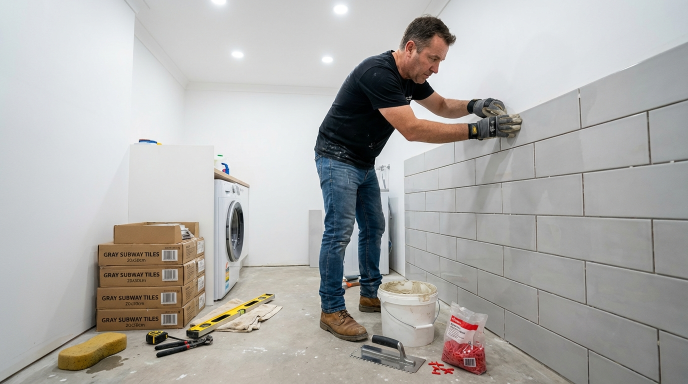
#> input picture assets/images/services/csempezes.jpg, 1376 x 768 px (shown at 1/2 size); its folder holds only this picture in this run
$ python optimize-images.py ../assets/images/services/csempezes.jpg
#> lines starting #> are read from the running program, lines starting #| are printed output that depends on the picture
#!/usr/bin/env python3
"""
Image Optimization Script for Claude Local Business Workflow

This script automatically:
- Resizes images to multiple sizes for srcset
- Converts images to WebP format
- Creates optimized JPG/PNG fallbacks
- Generates favicons from logo
- Maintains proper aspect ratios

Usage:
    # Batch process all images in originals/
    python scripts/optimize-images.py

    # Optimize single image
    python scripts/optimize-images.py path/to/image.jpg

    # Optimize single image with specific type
    python scripts/optimize-images.py path/to/image.jpg --type services

Requirements:
    pip install Pillow

Input:  assets/images/originals/
Output: assets/images/ (optimized versions)
"""

import os
import sys
import argparse
from pathlib import Path

try:
    from PIL import Image
except ImportError:
    print("Error: Pillow is required. Install with: pip install Pillow")
    sys.exit(1)


# Configuration
CONFIG = {
    'input_dir': 'assets/images/originals',
    'output_dir': 'assets/images',

    # Image type configurations
    'types': {
        'hero': {
            'sizes': [400, 800, 1200, 1600, 2000],
            'aspect_ratio': (7, 3),  # 1400x600 approx
            'quality_webp': 80,
            'quality_jpg': 85,
            'format': 'both',  # webp + jpg
        },
        'services': {
            'sizes': [300, 400, 600, 800],
            'aspect_ratio': (3, 2),  # 600x400
            'quality_webp': 80,
            'quality_jpg': 85,
            'format': 'both',
        },
        'team': {
            'sizes': [150, 200, 300, 400],
            'aspect_ratio': (1, 1),  # Square
            'quality_webp': 85,
            'quality_jpg': 90,
            'format': 'both',
        },
        'logo': {
            'sizes': [100, 150, 200, 300],
            'aspect_ratio': None,  # Keep original
            'quality_webp': 90,
            'quality_png': 95,
            'format': 'webp+png',  # Keep PNG for transparency
        },
        'favicon': {
            'sizes': [16, 32, 48, 64, 128, 180, 192, 512],
            'aspect_ratio': (1, 1),  # Square
            'quality_png': 100,
            'format': 'png',  # PNG only for favicons
            'special_outputs': {
                16: 'favicon-16x16.png',
                32: 'favicon-32x32.png',
                180: 'apple-touch-icon.png',
                192: 'android-chrome-192x192.png',
                512: 'android-chrome-512x512.png',
            }
        },
        'og': {
            'sizes': [1200],  # Fixed for social media
            'aspect_ratio': (1200, 630),
            'quality_webp': 85,
            'quality_jpg': 90,
            'format': 'jpg',  # JPG only for OG (wider support)
        },
    }
}


def get_image_type(filename):
    """Determine image type from filename or path."""
    name = filename.lower()
    path_lower = str(filename).lower()

    if 'favicon' in name or 'icon' in name:
        return 'favicon'
    elif 'hero' in name:
        return 'hero'
    elif 'team' in path_lower or 'person' in name:
        return 'team'
    elif 'logo' in name:
        return 'logo'
    elif 'og-' in name or 'og_' in name or 'og.' in name:
        return 'og'
    elif 'services' in path_lower or 'szolg' in path_lower:
        return 'services'
    else:
        return 'services'  # Default


def crop_to_aspect(img, aspect_ratio):
    """Crop image to target aspect ratio from center."""
    if aspect_ratio is None:
        return img

    target_w, target_h = aspect_ratio
    target_ratio = target_w / target_h

    orig_w, orig_h = img.size
    orig_ratio = orig_w / orig_h

    if orig_ratio > target_ratio:
        # Image is wider, crop sides
        new_w = int(orig_h * target_ratio)
        left = (orig_w - new_w) // 2
        img = img.crop((left, 0, left + new_w, orig_h))
    elif orig_ratio < target_ratio:
        # Image is taller, crop top/bottom
        new_h = int(orig_w / target_ratio)
        top = (orig_h - new_h) // 2
        img = img.crop((0, top, orig_w, top + new_h))

    return img


def resize_image(img, width, height=None):
    """Resize image to width (and optional height) while maintaining aspect ratio."""
    if height:
        return img.resize((width, height), Image.Resampling.LANCZOS)

    orig_w, orig_h = img.size
    ratio = width / orig_w
    new_h = int(orig_h * ratio)
    return img.resize((width, new_h), Image.Resampling.LANCZOS)


# [17 lines left out: function convert_to_rgb, not called in this run]


def optimize_image(input_path, output_dir, img_type_config, img_type='services'):
    """Process a single image into multiple optimized versions."""
    filename = os.path.basename(input_path)
    name, ext = os.path.splitext(filename)

    print(f"  Processing: {filename}")

    # Open image
    try:
        img = Image.open(input_path)
        original_mode = img.mode
    except Exception as e:
        print(f"    Error opening image: {e}")
        return []

    # Crop to aspect ratio (before any conversion)
    img = crop_to_aspect(img, img_type_config.get('aspect_ratio'))

    generated_files = []
    output_format = img_type_config.get('format', 'both')
    special_outputs = img_type_config.get('special_outputs', {})

    for width in img_type_config['sizes']:
        # Skip if original is smaller
        if width > img.size[0]:
            continue

        # For square favicon sizes, use same width and height
        if img_type == 'favicon':
            resized = resize_image(img, width, width)
        else:
            resized = resize_image(img, width)

        # Check for special output filename (favicons)
        if width in special_outputs:
            special_name = special_outputs[width]
            special_path = os.path.join(output_dir, special_name)

            # Favicons need RGBA for transparency support
            if resized.mode != 'RGBA' and original_mode == 'RGBA':
                resized = img.resize((width, width), Image.Resampling.LANCZOS)

            resized.save(special_path, 'PNG', optimize=True)
            generated_files.append(special_path)
            print(f"    → {special_name}")
            continue

        # Save in requested formats
        if output_format in ('both', 'webp', 'webp+png'):
            # Convert to RGB for WebP
            rgb_img = convert_to_rgb(resized) if resized.mode != 'RGB' else resized
            webp_filename = f"{name}-{width}w.webp"
            webp_path = os.path.join(output_dir, webp_filename)
            rgb_img.save(webp_path, 'WEBP', quality=img_type_config.get('quality_webp', 85))
            generated_files.append(webp_path)

        if output_format in ('both', 'jpg'):
            rgb_img = convert_to_rgb(resized) if resized.mode != 'RGB' else resized
            jpg_filename = f"{name}-{width}w.jpg"
            jpg_path = os.path.join(output_dir, jpg_filename)
            rgb_img.save(jpg_path, 'JPEG', quality=img_type_config.get('quality_jpg', 85), optimize=True)
            generated_files.append(jpg_path)

        if output_format in ('png', 'webp+png'):
            png_filename = f"{name}-{width}w.png"
            png_path = os.path.join(output_dir, png_filename)
            resized.save(png_path, 'PNG', optimize=True)
            generated_files.append(png_path)

    # Also save default size (largest) without suffix for backwards compatibility
    valid_sizes = [s for s in img_type_config['sizes'] if s <= img.size[0]]
    if valid_sizes:
        default_size = max(valid_sizes)

        if img_type == 'favicon':
            default_resized = resize_image(img, default_size, default_size)
        else:
            default_resized = resize_image(img, default_size)

        if output_format in ('both', 'webp', 'webp+png'):
            rgb_img = convert_to_rgb(default_resized) if default_resized.mode != 'RGB' else default_resized
            webp_default = os.path.join(output_dir, f"{name}.webp")
            rgb_img.save(webp_default, 'WEBP', quality=img_type_config.get('quality_webp', 85))
            generated_files.append(webp_default)

        if output_format in ('both', 'jpg'):
            rgb_img = convert_to_rgb(default_resized) if default_resized.mode != 'RGB' else default_resized
            jpg_default = os.path.join(output_dir, f"{name}.jpg")
            rgb_img.save(jpg_default, 'JPEG', quality=img_type_config.get('quality_jpg', 85), optimize=True)
            generated_files.append(jpg_default)

        if output_format in ('png', 'webp+png'):
            png_default = os.path.join(output_dir, f"{name}.png")
            default_resized.save(png_default, 'PNG', optimize=True)
            generated_files.append(png_default)

    return generated_files


# [6 lines left out: function generate_favicon_from_logo, not called in this run]


def optimize_single_image(image_path, output_dir=None, image_type=None):
    """
    Optimize a single image file.

    Args:
        image_path: Path to the image file
        output_dir: Output directory (default: same as input or assets/images/)
        image_type: Force specific type (hero, services, team, logo, favicon, og)

    Returns:
        List of generated file paths
    """
    if not os.path.exists(image_path):
        print(f"Error: Image not found: {image_path}")
        return []

    # Determine output directory
    if output_dir is None:
        # Use assets/images/ + relative subdirectory
        if 'originals' in image_path:
            rel_path = os.path.relpath(os.path.dirname(image_path),
                                        image_path.split('originals')[0] + 'originals')
            base_output = image_path.split('originals')[0]
            output_dir = os.path.join(base_output, rel_path) if rel_path != '.' else base_output
        else:
            output_dir = os.path.dirname(image_path)

    os.makedirs(output_dir, exist_ok=True)

    # Determine image type
    if image_type is None:
        image_type = get_image_type(image_path)

    img_config = CONFIG['types'].get(image_type, CONFIG['types']['services'])

    print(f"[{image_type.upper()}]")
    generated = optimize_image(image_path, output_dir, img_config, image_type)
#> in optimize_image, img is the input picture: PIL image 1376x768 RGB; mean R, G, B 174.3, 172.9, 170.3
#> in crop_to_aspect, `img = img.crop((left, 0, left + new_w, orig_h))`:
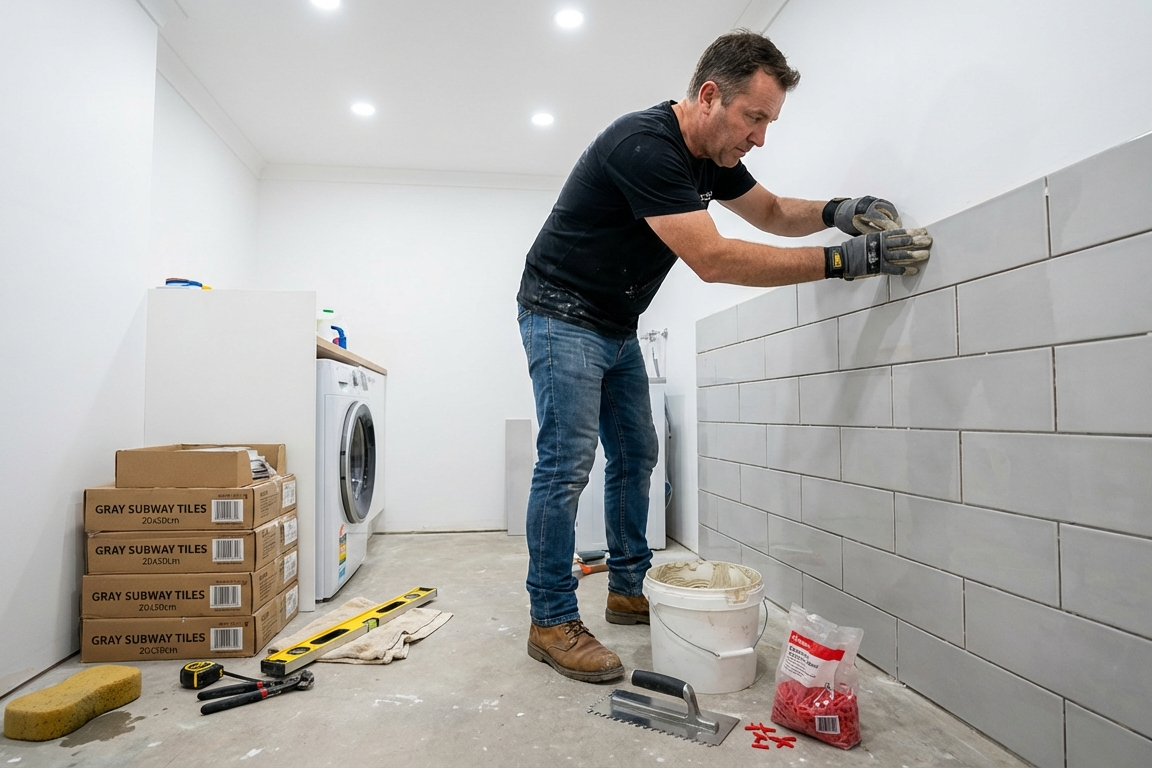
#> img: PIL image 1152x768 RGB; mean R, G, B 174.1, 171.9, 168.5
#> the loop in optimize_image, `for width in img_type_config['sizes']:` made 4 passes
#> pass 1, in optimize_image, `resized = resize_image(img, width)`:
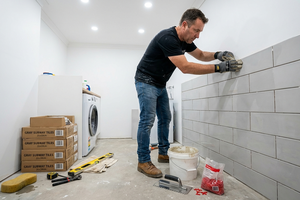
#> resized: PIL image 300x200 RGB; mean R, G, B 174.1, 171.9, 168.5
#> after the loop in optimize_image, `for width in img_type_config['sizes']:`: generated_files = 8 items
#> in optimize_image, `valid_sizes = [s for s in img_type_config['sizes'] if s <= img.size[0]]`: valid_sizes = [300, 400, 600, 800]
#> in optimize_image, `default_size = max(valid_sizes)`: default_size = 800

    # If it's a logo, also generate favicons
    if image_type == 'logo':
        favicon_files = generate_favicon_from_logo(image_path, output_dir)
        generated.extend(favicon_files)

    return generated


# [57 lines left out: function process_directory, not called in this run]


def main():
    """Main entry point."""
    parser = argparse.ArgumentParser(
        description='Optimize images for web with WebP, srcset, and favicon support'
    )
    parser.add_argument('image', nargs='?', help='Single image to optimize (optional)')
    parser.add_argument('--type', '-t', choices=['hero', 'services', 'team', 'logo', 'favicon', 'og'],
                        help='Force specific image type')
    parser.add_argument('--output', '-o', help='Output directory')

    args = parser.parse_args()

    print("=" * 50)
    print("Image Optimization Script")
    print("=" * 50 + "\n")

    # Get script directory and project root
    script_dir = os.path.dirname(os.path.abspath(__file__))
    project_root = os.path.dirname(script_dir)

    if args.image:
        # Single image mode
        image_path = args.image if os.path.isabs(args.image) else os.path.join(os.getcwd(), args.image)
        output_dir = args.output

        if output_dir and not os.path.isabs(output_dir):
            output_dir = os.path.join(os.getcwd(), output_dir)

        generated = optimize_single_image(image_path, output_dir, args.type)
#> in optimize_single_image, `generated = optimize_image(image_path, output_dir, img_config, image_t..`: generated = 10 items
#> generated = 10 items

        print(f"\n{'=' * 50}")
        print(f"Generated {len(generated)} optimized images")
#| Generated 10 optimized images
    else:
        # Batch mode
        input_dir = os.path.join(project_root, CONFIG['input_dir'])
        output_dir = os.path.join(project_root, CONFIG['output_dir'])

        print(f"Input:  {input_dir}")
        print(f"Output: {output_dir}\n")

        generated = process_directory(input_dir, output_dir)

        print(f"\n{'=' * 50}")
        print(f"Optimization complete!")
        print(f"Generated {len(generated)} optimized images")

        # Calculate size savings
        if generated:
            total_size = sum(os.path.getsize(f) for f in generated if os.path.exists(f))
            print(f"Total output size: {total_size / 1024 / 1024:.2f} MB")

    print("\nNext steps:")
    print("1. Check the generated images in assets/images/")
    print("2. The templates will automatically use the optimized versions")


if __name__ == '__main__':
    main()


# ============================================
# Module API for build process integration
# ============================================

# [90 lines left out: functions optimize_for_build, optimize_service_image, not called in this run]

$ run again, on kirby-github-setup/microsite_HUN_template/content/fahaz-kivitelezes-munkafolyama.jpg
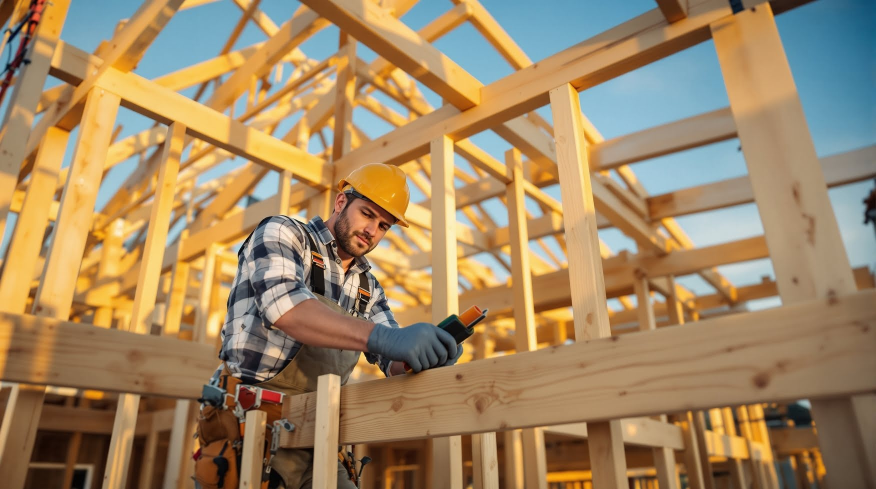
#> input picture kirby-github-setup/microsite_HUN_template/content/fahaz-kivitelezes-munkafolyama.jpg, 1752 x 978 px (shown at 1/2 size)
#> in optimize_image, img is the input picture: PIL image 1752x978 RGB; mean R, G, B 161.6, 135.5, 99.4
#> in crop_to_aspect, `img = img.crop((left, 0, left + new_w, orig_h))`:
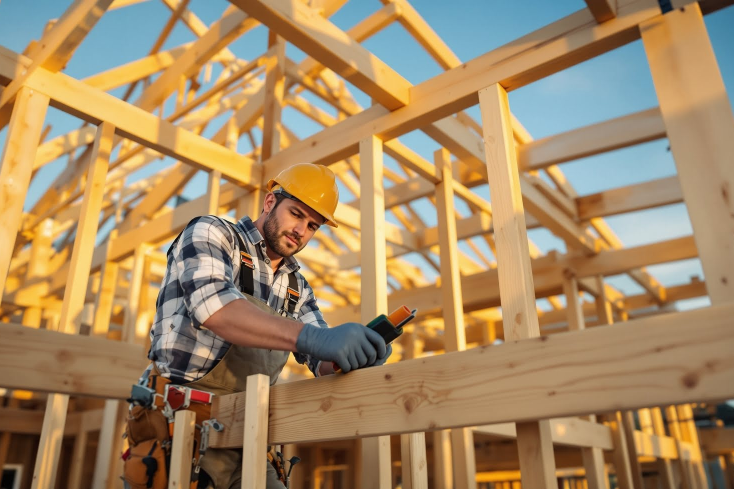
#> img: PIL image 1467x978 RGB (shown at 1/2 size); mean R, G, B 166.1, 138, 100.1
#> the loop in optimize_image, `for width in img_type_config['sizes']:` made 4 passes
#> pass 3, in optimize_image, `resized = resize_image(img, width)`:
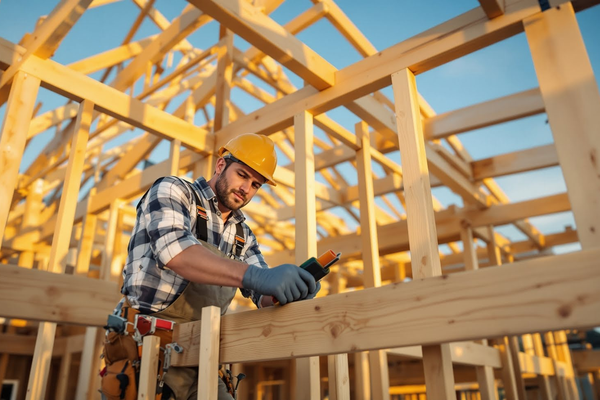
#> resized: PIL image 600x400 RGB; mean R, G, B 166.1, 138, 100.1
#> after the loop in optimize_image, `for width in img_type_config['sizes']:`: generated_files = 8 items
#> valid_sizes = [300, 400, 600, 800]
#> default_size = 800
#> in optimize_single_image, `generated = optimize_image(image_path, output_dir, img_config, image_t..`: generated = 10 items
#| Generated 10 optimized images

$ run again, on assets/images/services/jarolapozas.jpg
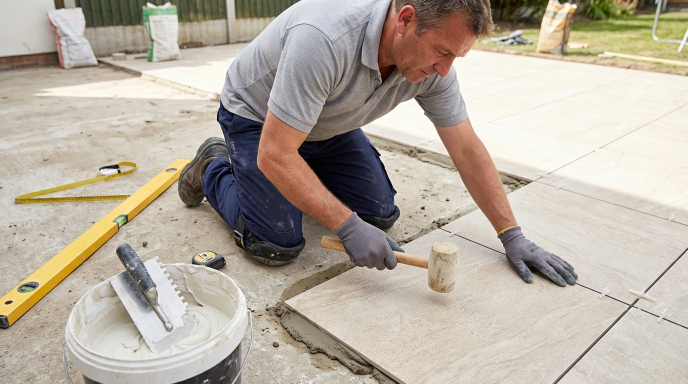
#> input picture assets/images/services/jarolapozas.jpg, 1376 x 768 px (shown at 1/2 size)
#> in optimize_image, img is the input picture: PIL image 1376x768 RGB; mean R, G, B 182.7, 173, 160.6
#> in crop_to_aspect, `img = img.crop((left, 0, left + new_w, orig_h))`:
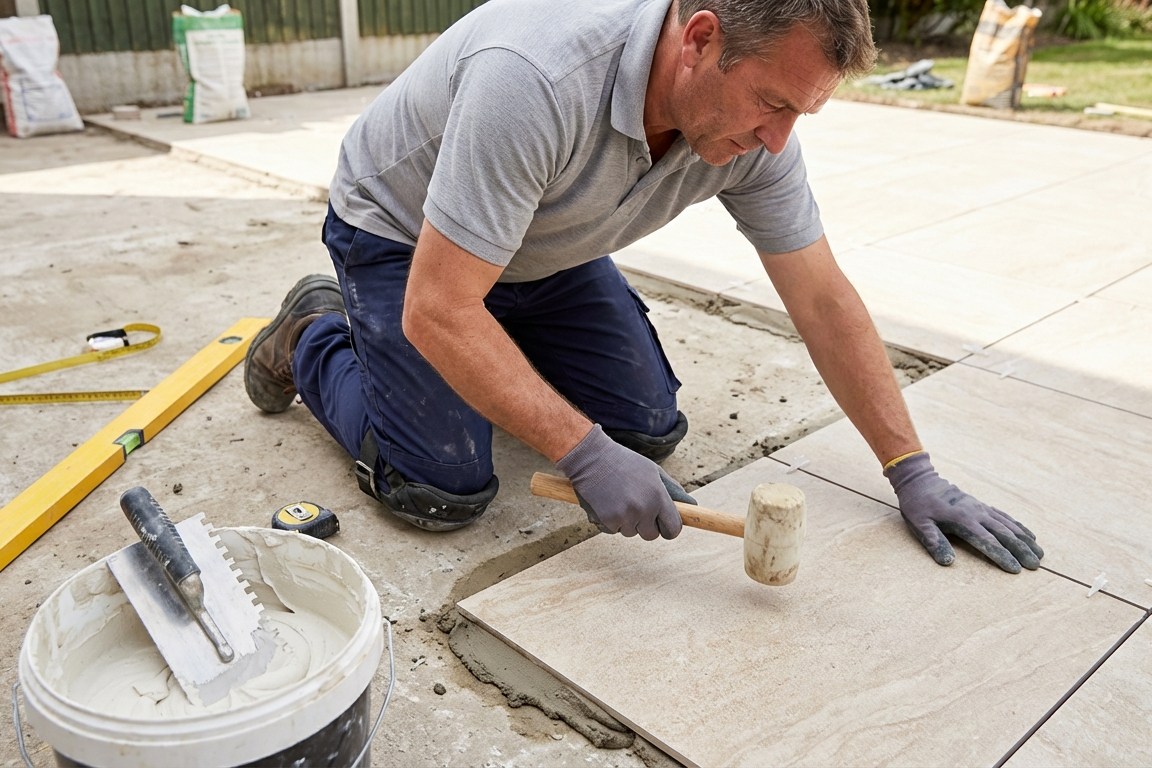
#> img: PIL image 1152x768 RGB; mean R, G, B 178.6, 168.6, 157.4
#> the loop in optimize_image, `for width in img_type_config['sizes']:` made 4 passes
#> pass 1, in optimize_image, `resized = resize_image(img, width)`:
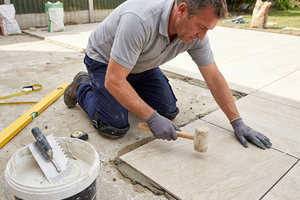
#> resized: PIL image 300x200 RGB; mean R, G, B 178.6, 168.6, 157.4
#> after the loop in optimize_image, `for width in img_type_config['sizes']:`: generated_files = 8 items
#> valid_sizes = [300, 400, 600, 800]
#> default_size = 800
#> in optimize_single_image, `generated = optimize_image(image_path, output_dir, img_config, image_t..`: generated = 10 items
#| Generated 10 optimized images
